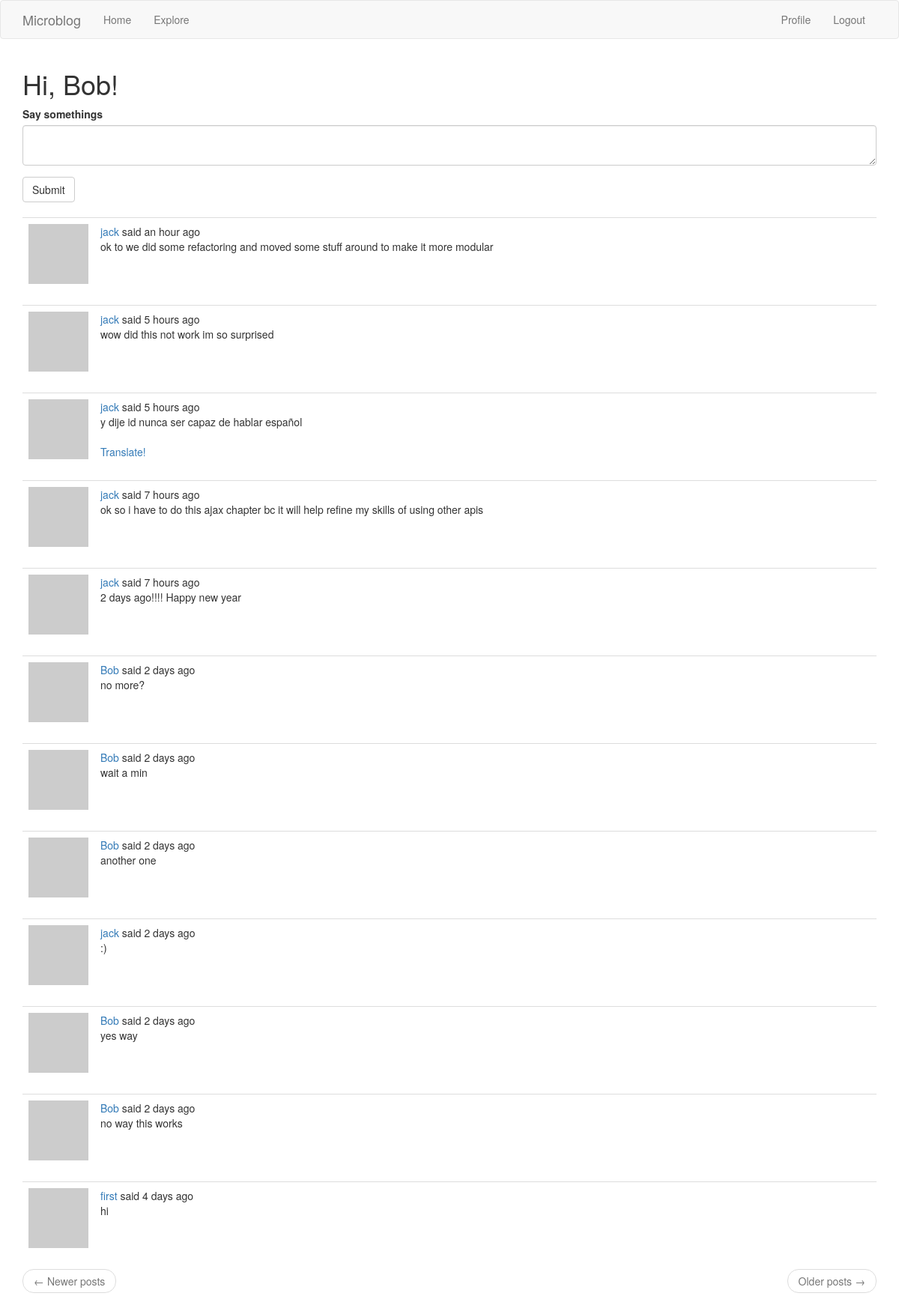
Screenshot of /index (signed in) with the database file from the repository.
### app/models.py (models this page shows, shortened)
class User(UserMixin, db.Model):
    id = db.Column(db.Integer, primary_key=True)
    username = db.Column(db.String(64), index=True, unique=True)
    email = db.Column(db.String(120), index=True, unique=True)
    password_hash = db.Column(db.String(128))
    posts = db.relationship('Post', backref='author', lazy='dynamic')
    about_me = db.Column(db.String(140))
    last_seen = db.Column(db.DateTime, default=datetime.utcnow())
    followed = db.relationship('User', secondary=followers,
    primaryjoin=(followers.c.follower_id == id),
    secondaryjoin=(followers.c.followed_id == id),
    backref=db.backref('followers', lazy='dynamic'), lazy='dynamic')
    def avatar(self,size):
        digest = md5(self.email.lower().encode('utf-8')).hexdigest()
        return 'https:www.gravatar.com/avatar/{}?d=identicon&s={}'.format(digest, size)
    def followed_posts(self):
        followed = Post.query.join(
            followers, (followers.c.followed_id == Post.user_id)).filter(
            followers.c.follower_id == self.id)
        own = Post.query.filter_by(user_id=self.id) #adds own posts to timeline
        return followed.union(own).order_by(Post.timestamp.desc())

class Post(db.Model):
    id = db.Column(db.Integer, primary_key=True)
    body = db.Column(db.String(140))
    timestamp = db.Column(db.DateTime, index=True, default=datetime.utcnow())
    user_id = db.Column(db.Integer, db.ForeignKey('user.id')) #they are connected by this
    language = db.Column(db.String(5))

### app/main/routes.py (the view, shortened to what this page needs)
@bp.route('/', methods=["GET","POST"])
@bp.route('/index', methods=["GET","POST"]) #decorators
@login_required
def index():
    form = PostForm()
    page = request.args.get('page',1,type=int)
    posts = current_user.followed_posts().paginate(
    page, current_app.config['POSTS_PER_PAGE'], False)
    next_url = url_for('main.index',page=posts.next_num) if posts.has_next else None
    prev_url = url_for('main.index',page=posts.prev_num) if posts.has_prev else None
    return render_template('index.html', title='Home Page', form=form,
    posts=posts.items, next_url=next_url, prev_url=prev_url)

### app/main/forms.py
class PostForm(FlaskForm):
    post = TextAreaField('Say somethings',
    validators=[DataRequired(),Length(min=1,max=140)])
    submit = SubmitField('Submit')

### app/main/routes.py (called while the page is built)
@bp.before_request
def before_request():
    if current_user.is_authenticated:
        current_user.last_seen = datetime.utcnow()
        db.session.commit()
    g.locale = 'en' #str(get_locale()) not working

### app/models.py (called while the page is built)
@login.user_loader
def load_user(id):
    return User.query.get(int(id))

### app/templates/index.html
{% extends "base.html" %}
{% import 'bootstrap/wtf.html' as wtf %}
{% block app_content %}
    <h1>Hi, {{ current_user.username }}!</h1>
    {% if form %}
    {{ wtf.quick_form(form) }}
    <br>
    {% endif %}
    {% for post in posts %}
        {% include '_post.html' %}
    {% endfor %}
    <nav aria-label="...">
        <ul class="pager">
            <li class="previous{% if not prev_url %} disabled{% endif %}">
                <a href="{{ prev_url or '#' }}">
                    <span aria-hidden="true">&larr;</span> Newer posts
                </a>
            </li>
            <li class="next{% if not next_url %} disabled{% endif %}">
                <a href="{{ next_url or '#' }}">
                    Older posts <span aria-hidden="true">&rarr;</span>
                </a>
            </li>
        </ul>
    </nav>
{% endblock %}

### app/templates/_post.html (shortened to what this page needs)
<table class="table table-hover">
    <tr>
        <td width="70px">
            <a href="{{ url_for('main.user', username=post.author.username) }}">
                <img src="{{ post.author.avatar(70) }}" />
            </a>
        </td>
        <td>
            {{ _('%(username)s said %(when)s',
                username=user_link, when=moment(post.timestamp).fromNow()) }}
            <br>
            <span id="post{{ post.id }}">{{ post.body }}</span>
            {% if post.language and post.language != g.locale %}
            <br>
            <br>
            <span id="translation{{ post.id }}">
                <a href="javascript:translate(
                            '#post{{ post.id }}',
                            '#translation{{ post.id }}',
                            '{{ post.language }}',
                            '{{ g.locale }}');">{{ _('Translate!') }}</a>
            </span>
            {% endif %}
        </td>
    </tr>
</table>

### rows the page displays
User: username "Bob"
Post: body "ok to we did some refactoring and moved some stuff around to make it more modular"
Post: body "wow did this not work im so surprised"
Post: body "y dije id nunca ser capaz de hablar español"
Post: body "ok so i have to do this ajax chapter bc it will help refine my skills of using other apis"
Post: body "2 days ago!!!! Happy new year"
Post: body "no more?"
Post: body "wait a min"
Post: body "another one"
Post: body ":)"
Post: body "yes way"
Post: body "no way this works"
Post: body "hi"
